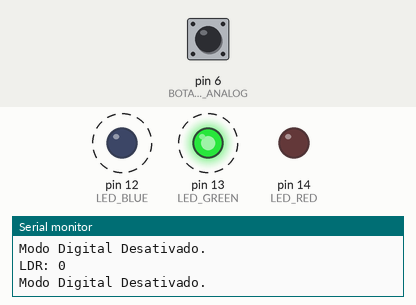
The sketch below on a simulated Arduino Uno, built with avr-gcc and run on an emulated ATmega328P. Parts: output pins drawn as LEDs (lit = HIGH), the last lines printed to the serial monitor. Dashed ring = blinking. Inputs (shaded band) come from the test bench; at power-on: pin 6 (BOTAO_LIGAR_ANALOG) HIGH.

Above: at 1.28 s.
1.3 s: pin 6 (BOTAO_LIGAR_ANALOG) pulled LOW for 3.2 s
At 2.4 s:
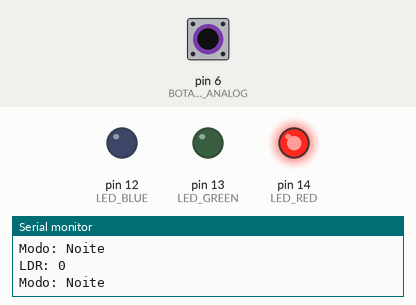
6.8 s: pin 6 (BOTAO_LIGAR_ANALOG) pulled LOW for 0.15 s
At 7.13 s:
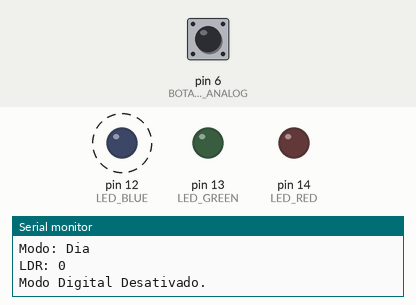
9.9 s: pin 6 (BOTAO_LIGAR_ANALOG) pulled LOW for 1 s
At 10.7 s:
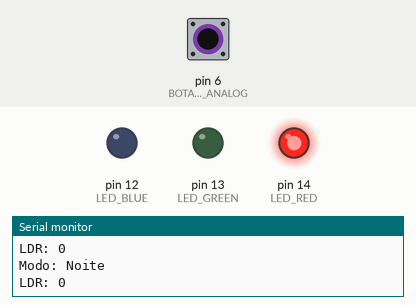
13.9 s: pin 6 (BOTAO_LIGAR_ANALOG) driven LOW
At 14.6 s:
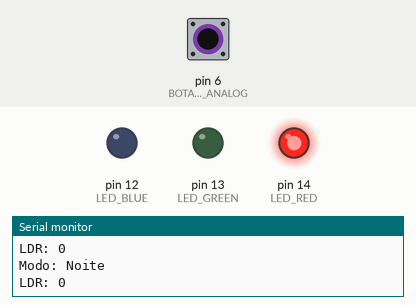
16.9 s: pin 6 (BOTAO_LIGAR_ANALOG) driven HIGH
At 17.1 s:
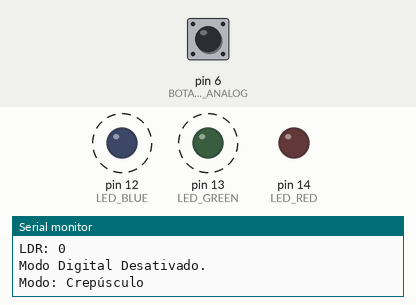
19.9 s: pin 6 (BOTAO_LIGAR_ANALOG) pulsed LOW 5 times (0.12 s each, 0.3 s apart)
At 20.88 s:
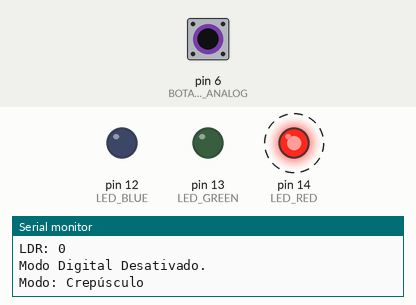
Timing chart, 0 to 25.4 s (numbered marks = the images above; inputs shaded):
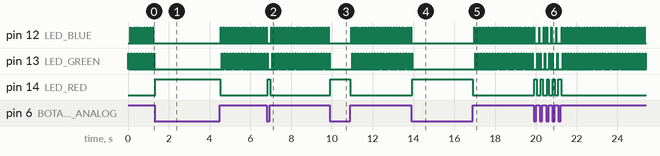

Measured:
- after the input at 1.3 s, pin 14 (LED_RED): LOW → HIGH at once, → LOW 3.2 s later
- after the input at 6.8 s, pin 14 (LED_RED): LOW → HIGH after 0.05 s, → LOW 0.11 s later
- after the input at 9.9 s, pin 14 (LED_RED): LOW → HIGH at once, → LOW 0.98 s later
- after the input at 13.9 s, pin 12 (LED_BLUE): stops changing and stays LOW; pin 13 (LED_GREEN): goes on until 13.9 s, then stays LOW; pin 14 (LED_RED): LOW → HIGH at once
- after the input at 16.9 s, pin 12 (LED_BLUE): alternates HIGH for 0.02 s and LOW for 0.12 s, starting after 0.08 s; pin 13 (LED_GREEN): alternates HIGH for 0.03 s and LOW for 0.11 s, starting after 0.12 s; pin 14 (LED_RED): HIGH → LOW at once
- after the input at 19.9 s, pin 14 (LED_RED): alternates HIGH for 0.09 s and LOW for 0.20 s, 10 changes in all, then stays LOW, starting at once

The sketch:

av1_Iluminacao_inteligente_de_ambiente.ino
```cpp
int ldr;
const int LDR = 1;
const int LED_BLUE = 12;
const int LED_GREEN = 13;
const int LED_RED = 14;
const int BOTAO_LIGAR_ANALOG = 6;
const int BOTAO_MUDAR_COR = 4;
bool manualLigado = true;
int ledCorAtual = 0;
int luz;


void setup() {
  Serial.begin(9600);
  pinMode(LED_BLUE, OUTPUT);
  pinMode(LED_GREEN, OUTPUT);
  pinMode(LED_RED, OUTPUT);
  pinMode(BOTAO_LIGAR_ANALOG, INPUT_PULLUP);
  pinMode(BOTAO_MUDAR_COR, INPUT_PULLUP);
}

void loop() {
  ldr = digitalRead(LDR);
  Serial.println("LDR: " + String(ldr));


  if (digitalRead(BOTAO_LIGAR_ANALOG) == LOW) {


    if  (ldr > 6000) {
      digitalWrite(LED_BLUE, HIGH);
      digitalWrite(LED_GREEN, LOW);
      digitalWrite(LED_RED, LOW);
      Serial.println("Modo: Dia ");
    }
    else if (ldr >= 3000) {
      digitalWrite(LED_BLUE, LOW);
      digitalWrite(LED_GREEN, HIGH);
      digitalWrite(LED_RED, LOW);
      Serial.println("Modo: Crepúsculo ");
    }
    else if (ldr < 3000) {
      digitalWrite(LED_BLUE, LOW);
      digitalWrite(LED_GREEN, LOW);
      digitalWrite(LED_RED, HIGH);
      Serial.println("Modo: Noite ");
    }
  }
  else if (digitalRead(BOTAO_LIGAR_ANALOG) == HIGH){
    digitalWrite(LED_BLUE, LOW);
    digitalWrite(LED_GREEN, LOW);
    digitalWrite(LED_RED, LOW);
    Serial.println("Modo Digital Desativado.");

    ledCorAtual = (ledCorAtual + 1) % 3;

      if  (ledCorAtual == 1) {
        digitalWrite(LED_BLUE, HIGH);
        digitalWrite(LED_GREEN, LOW);
        digitalWrite(LED_RED, LOW);
        Serial.println("Modo: Dia ");
      }
      else if (ledCorAtual == 2) {
        digitalWrite(LED_BLUE, LOW);
        digitalWrite(LED_GREEN, HIGH);
        digitalWrite(LED_RED, LOW);
        Serial.println("Modo: Crepúsculo ");
      }
      else if (ledCorAtual == 3) {
        digitalWrite(LED_BLUE, LOW);
        digitalWrite(LED_GREEN, LOW);
        digitalWrite(LED_RED, HIGH);
        Serial.println("Modo: Noite ");
      }


  }
}
```
